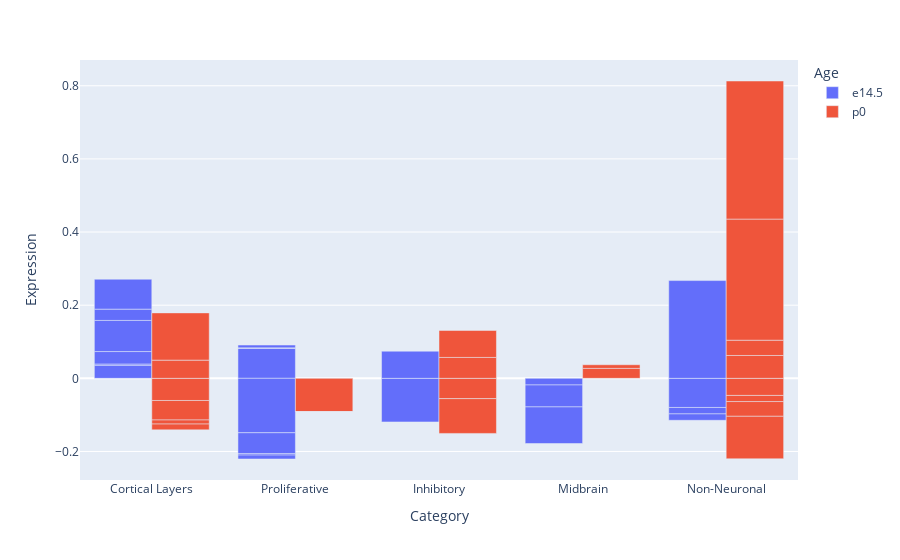
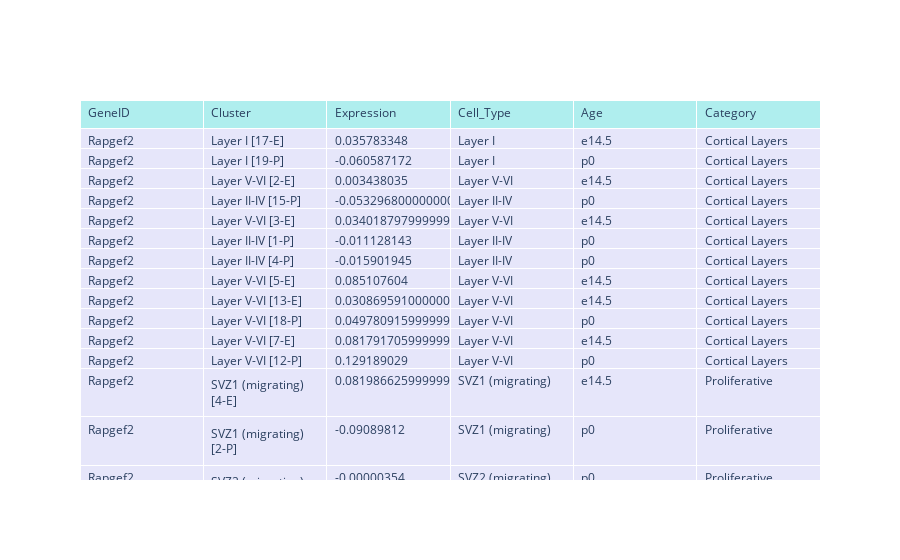

Notebook code cell kept with these figures, in order:
### Code cell
import plotly.graph_objects as go
fig = px.bar(data_gene_cell2, x="Category", y="Expression", color = "Age", 
             #facet_col = "Category",
             hover_name = "Cell_Type",
             hover_data = ["Age", "Cluster"]
            )
fig.update_layout(barmode='group')

fig.show()

fig2 = go.Figure(data=[go.Table(
        header=dict(values=list(data_gene_cell2.columns),
                fill_color='paleturquoise',
                align='left'),
        cells=dict(values=[data_gene_cell2.GeneID, data_gene_cell2.Cluster, data_gene_cell2.Expression,
                          data_gene_cell2.Cell_Type, data_gene_cell2.Age, data_gene_cell2.Category],
                fill_color='lavender',
                align='left'))
            ])

fig2.show()

### Figure 1 — Plotly figure (JSON) as saved in the notebook; plotly's stock layout.template omitted (floating-point values rounded to 4 significant figures)
{"data": [{"alignmentgroup": "True", "customdata": [["e14.5", "Layer I [17-E]"], ["e14.5", "Layer V-VI [2-E]"], ["e14.5", "Layer V-VI [3-E]"], ["e14.5", "Layer V-VI [5-E]"], ["e14.5", "Layer V-VI [13-E]"], ["e14.5", "Layer V-VI [7-E]"], ["e14.5", "SVZ1 (migrating) [4-E]"], ["e14.5", "Int1 [1-E]"], ["e14.5", "Int2 [12-E]"], ["e14.5", "Thalamic [19-E]"], ["e14.5", "Striatal inh1 [16-E]"], ["e14.5", "Striatal inh2 [9-E]"], ["e14.5", "Ganglionic eminences [6-E]"], ["e14.5", "SVZ3 (proliferating) [15-E]"], ["e14.5", "RG2 [14-E]"], ["e14.5", "RG3 (cortical hem) [21-E]"], ["e14.5", "SVZ2 (VZ-SVZ) [11-E]"], ["e14.5", "RG1 [8-E]"], ["e14.5", "RG4 [10-E]"], ["e14.5", "Choroid plexus [22-E]"], ["e14.5", "Microglia [20-E]"], ["e14.5", "Endothelial [18-E]"]], "hovertemplate": "<b>%{hovertext}</b><br><br>Age=%{customdata[0]}<br>Category=%{x}<br>Expression=%{y}<br>Cluster=%{customdata[1]}<extra></extra>", "hovertext": ["Layer I ", "Layer V-VI ", "Layer V-VI ", "Layer V-VI ", "Layer V-VI ", "Layer V-VI ", "SVZ1 (migrating) ", "Int1 ", "Int2 ", "Thalamic ", "Striatal inh1 ", "Striatal inh2 ", "Ganglionic eminences ", "SVZ3 (proliferating) ", "RG2 ", "RG3 (cortical hem) ", "SVZ2 (VZ-SVZ) ", "RG1 ", "RG4 ", "Choroid plexus ", "Microglia ", "Endothelial "], "legendgroup": "e14.5", "marker": {"color": "#636efa"}, "name": "e14.5", "offsetgroup": "e14.5", "orientation": "v", "showlegend": true, "textposition": "auto", "type": "bar", "x": ["Cortical Layers", "Cortical Layers", "Cortical Layers", "Cortical Layers", "Cortical Layers", "Cortical Layers", "Proliferative", "Inhibitory", "Inhibitory", "Midbrain", "Midbrain", "Midbrain", "Non-Neuronal", "Proliferative", "Proliferative", "Proliferative", "Proliferative", "Proliferative", "Proliferative", "Non-Neuronal", "Non-Neuronal", "Non-Neuronal"], "xaxis": "x", "y": [0.03578, 0.003438, 0.03402, 0.08511, 0.03087, 0.08179, 0.08199, -0.1193, 0.07423, -0.01817, -0.05997, -0.1001, -0.0797, 0.00132, 0.007653, -0.1488, -0.05692, -0.004143, -0.01073, -0.01754, -0.01747, 0.2673], "yaxis": "y"}, {"alignmentgroup": "True", "customdata": [["p0", "Layer I [19-P]"], ["p0", "Layer II-IV [15-P]"], ["p0", "Layer II-IV [1-P]"], ["p0", "Layer II-IV [4-P]"], ["p0", "Layer V-VI [18-P]"], ["p0", "Layer V-VI [12-P]"], ["p0", "SVZ1 (migrating) [2-P]"], ["p0", "SVZ2 (migrating) [8-P]"], ["p0", "Int1 [5-P]"], ["p0", "Int3 [11-P]"], ["p0", "Int4 [6-P]"], ["p0", "Int2 [14-P]"], ["p0", "Striatal inh1 [3-P]"], ["p0", "Striatal inh2 [7-P]"], ["p0", "Ganglionic eminences [9-P]"], ["p0", "Astrocytes (immature) 1 [10-P]"], ["p0", "Astrocytes (immature) 2 [13-P]"], ["p0", "Oligodendrocytes [16-P]"], ["p0", "Choroid plexus [20-P]"], ["p0", "Microglia [22-P]"], ["p0", "Endothelial2 [21-P]"], ["p0", "Endothelial1 [17-P]"]], "hovertemplate": "<b>%{hovertext}</b><br><br>Age=%{customdata[0]}<br>Category=%{x}<br>Expression=%{y}<br>Cluster=%{customdata[1]}<extra></extra>", "hovertext": ["Layer I ", "Layer II-IV ", "Layer II-IV ", "Layer II-IV ", "Layer V-VI ", "Layer V-VI ", "SVZ1 (migrating) ", "SVZ2 (migrating) ", "Int1 ", "Int3 ", "Int4 ", "Int2 ", "Striatal inh1 ", "Striatal inh2 ", "Ganglionic eminences ", "Astrocytes (immature) 1 ", "Astrocytes (immature) 2 ", "Oligodendrocytes ", "Choroid plexus ", "Microglia ", "Endothelial2 ", "Endothelial1 "], "legendgroup": "p0", "marker": {"color": "#EF553B"}, "name": "p0", "offsetgroup": "p0", "orientation": "v", "showlegend": true, "textposition": "auto", "type": "bar", "x": ["Cortical Layers", "Cortical Layers", "Cortical Layers", "Cortical Layers", "Cortical Layers", "Cortical Layers", "Proliferative", "Proliferative", "Inhibitory", "Inhibitory", "Inhibitory", "Inhibitory", "Midbrain", "Midbrain", "Non-Neuronal", "Non-Neuronal", "Non-Neuronal", "Non-Neuronal", "Non-Neuronal", "Non-Neuronal", "Non-Neuronal", "Non-Neuronal"], "xaxis": "x", "y": [-0.06059, -0.0533, -0.01113, -0.0159, 0.04978, 0.1292, -0.0909, -3.54e-06, -0.05549, 0.05716, -0.09515, 0.07377, 0.0272, 0.009913, -0.04677, -0.01675, 0.06249, 0.04179, -0.04031, -0.1161, 0.3311, 0.3776], "yaxis": "y"}], "layout": {"barmode": "group", "legend": {"title": {"text": "Age"}, "tracegroupgap": 0}, "margin": {"t": 60}, "xaxis": {"anchor": "y", "domain": [0, 1], "title": {"text": "Category"}}, "yaxis": {"anchor": "x", "domain": [0, 1], "title": {"text": "Expression"}}}}

### Figure 2 — Plotly figure (JSON) as saved in the notebook; plotly's stock layout.template omitted (floating-point values rounded to 4 significant figures; data arrays with more than 128 entries replaced by an {"elided": "..."} marker saying what was removed)
{"data": [{"cells": {"align": "left", "fill": {"color": "lavender"}, "values": {"elided": "6x44 mixed values"}}, "header": {"align": "left", "fill": {"color": "paleturquoise"}, "values": ["GeneID", "Cluster", "Expression", "Cell_Type", "Age", "Category"]}, "type": "table"}], "layout": {}}
